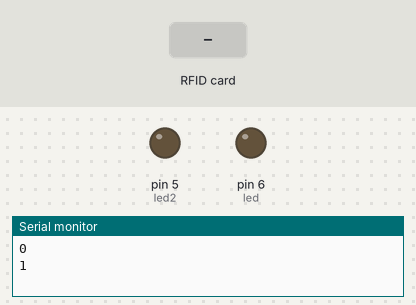
Bench run of a sketch on a simulated Arduino Uno, built with avr-gcc and run on an emulated ATmega328P. On the bench: output pins drawn as LEDs (lit = HIGH), the last lines printed to the serial monitor. The inputs (shaded band) are chosen by the test bench. Pins used as bus, display or sensor lines are not drawn.

Above: at 1.2 s.
1.3 s: RFID card 47 A7 06 68 held to the reader
At 2.8 s:
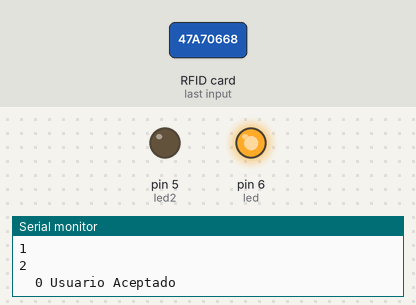
Timing chart, 0 to 4.3 s (numbered marks = the images above; inputs shaded):
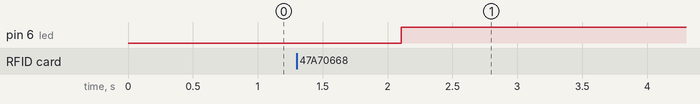

Measured:
- after the input at 1.3 s, pin 6 (led): LOW → HIGH after 0.80 s

The sketch:

sistema-seguridad-temperaruta.ino
```cpp
#include <SPI.h>
#include <MFRC522.h>

#define RST_PIN         9          // Configurable, see typical pin layout above
#define SS_PIN          10         // Configurable, see typical pin layout above

MFRC522 mfrc522(SS_PIN, RST_PIN);  // Create MFRC522 instance

byte LecturaUID[4];
byte Usuario1[4] = {0x47, 0xA7, 0x06, 0x68};
byte Usuario2[4] = {0x3C, 0x1E, 0x36, 0x32};
int led = 6;
int led2 = 5;

byte tiempo = 0;
byte segundos = 0;
byte cuentaRegresiva = 0;

boolean bandera = false;
boolean bandera2 = false;

void setup() {
  // put your setup code here, to run once:
  pinMode (led ,OUTPUT);
  pinMode (led2 ,OUTPUT);
  Serial.begin(9600);
  SPI.begin();
  mfrc522.PCD_Init();
}

void loop() {
  Serial.println(segundos);
  if(bandera == false && segundos >= 3){
    avisarApagado();
  }
  if(bandera == false) {
    antena();
  }
  if(segundos == 60) {
    tiempo++;
    segundos = 0;
    if(tiempo == 1){  // <<<--- Minutos
      //digitalWrite(led, LOW);
      bandera = false;
      tiempo = 0;
    }
  }
  segundos++;
  delay(1000);
  // mfrc522.PICC_HaltA();
}

boolean comparaUID(byte a[], byte b[]){
  for(byte i=0; i< mfrc522.uid.size;i++){
    if(a[i] != b[i]) return(false);
  }
  return(true);
}

void avisarApagado(){
  if(segundos >= 30 && bandera2 == true){
    if(segundos % 2 == 0){
      digitalWrite(led2, HIGH);
    } else {
      digitalWrite(led2, LOW);
    }
    if(segundos==55){
      digitalWrite(led, LOW);
      digitalWrite(led2, LOW);
      // no volver a ejecutar
      bandera2=false;
    }
  }
}

void antena(){
  // put your main code here, to run repeatedly:
  if(!mfrc522.PICC_IsNewCardPresent()) return;
  if(!mfrc522.PICC_ReadCardSerial()) return;

  // Serial.print("UID: ");
  for(byte i=0; i< mfrc522.uid.size; i++){
    if(mfrc522.uid.uidByte[i] < 0x10){
      Serial.print("0");
    }else{
      Serial.print(" ");
    }
    //Serial.print(mfrc522.uid.uidByte[i], HEX);
    LecturaUID[i]=mfrc522.uid.uidByte[i];
  }
  // Serial.print("\t");
  if(comparaUID(LecturaUID,Usuario1) || comparaUID(LecturaUID,Usuario2)){
    // ##################################################################################################
     Serial.println("Usuario Aceptado");
     digitalWrite(led, HIGH);
     bandera = true;
     bandera2 = true;
     digitalWrite(led2, LOW);
     segundos = 0;
     tiempo = 0;
  } else {
    Serial.println("Usuario No Aceptado");
  }
  // ####################################################################################################
}
```
